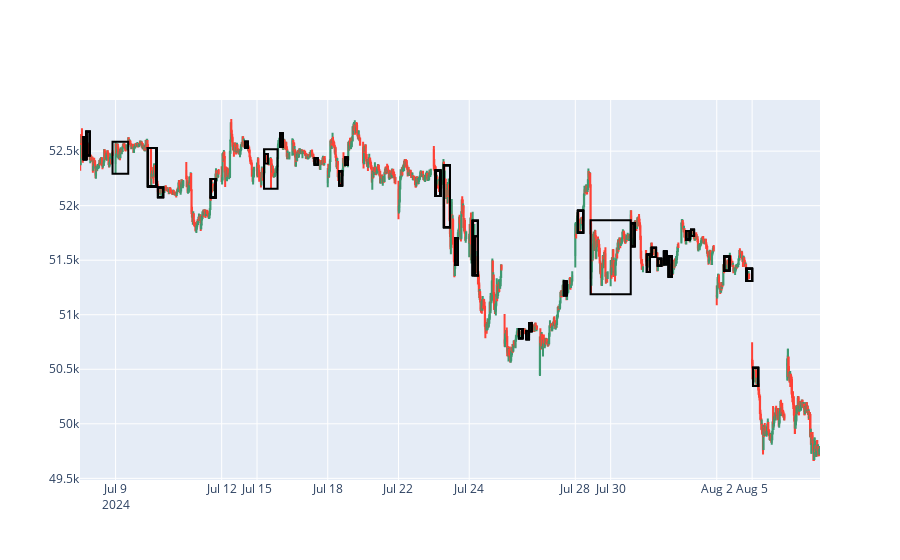

The cell this chart's notebook holds for it:
### Code cell
def detect_consecutive_ibars(df):
    consecutive_ibars = [False] * len(df)
    for i in range(len(df)-1):
        previous_candle = df.iloc[i]

        j = i + 1
        count = 0
        while j < len(df) and \
              (df.iloc[j]['high'] < previous_candle['high']) and \
              (df.iloc[j]['low'] > previous_candle['low']) and \
              (df.iloc[j]['close'] < previous_candle['high']) and \
              (df.iloc[j]['open'] > previous_candle['low']):
            
            count += 1
            j += 1
        
        if count > 3:
            for k in range(i+1, j):
                consecutive_ibars[k] = True
            # Mark the larger candlestick as well
            consecutive_ibars[i] = True
                
    return consecutive_ibars

df['ConsecutiveInsideBars'] = detect_consecutive_ibars(df)


# Plot empty squares around consecutive inside bars
i = 0
while i < len(df):
    if df['ConsecutiveInsideBars'][i]:
        start = i
        while i < len(df) and df['ConsecutiveInsideBars'][i]:
            i += 1
        end = i - 1
        
        # Determine the x0 and x1 values, considering the edge cases
        x0 = df['date'][start - 1] if start > 0 else df['date'][start]
        x1 = df['date'][end + 1] if end < len(df) - 1 else df['date'][end]

        fig.add_shape(type="rect",
                      x0=x0, y0=min(df['low'][start:end+1]),
                      x1=x1, y1=max(df['high'][start:end+1]),
                      line=dict(color="black"),
                      fillcolor="rgba(0,0,0,0)")  # Make the box empty
    else:
        i+=1

# Show the figure
fig.show()

### Figure 1 — Plotly figure (JSON) as saved in the notebook; plotly's stock layout.template omitted (floating-point values rounded to 4 significant figures; data arrays with more than 128 entries replaced by an {"elided": "..."} marker saying what was removed)
{"data": [{"close": {"elided": "1650 float values"}, "high": {"elided": "1650 float values"}, "low": {"elided": "1650 float values"}, "open": {"elided": "1650 float values"}, "type": "candlestick", "x": {"elided": "1650 str values"}}], "layout": {"shapes": [{"fillcolor": "rgba(0,0,0,0)", "line": {"color": "black"}, "type": "rect", "x0": "2024-07-08T09:55:00", "x1": "2024-07-08T10:25:00", "y0": 52420.0, "y1": 52630.0}, {"fillcolor": "rgba(0,0,0,0)", "line": {"color": "black"}, "type": "rect", "x0": "2024-07-08T10:25:00", "x1": "2024-07-08T11:05:00", "y0": 52460.0, "y1": 52680.0}, {"fillcolor": "rgba(0,0,0,0)", "line": {"color": "black"}, "type": "rect", "x0": "2024-07-09T15:25:00", "x1": "2024-07-10T10:20:00", "y0": 52180.0, "y1": 52530.0}, {"fillcolor": "rgba(0,0,0,0)", "line": {"color": "black"}, "type": "rect", "x0": "2024-07-11T13:55:00", "x1": "2024-07-11T14:50:00", "y0": 52070.0, "y1": 52240.0}, {"fillcolor": "rgba(0,0,0,0)", "line": {"color": "black"}, "type": "rect", "x0": "2024-07-15T13:40:00", "x1": "2024-07-15T14:10:00", "y0": 52540.0, "y1": 52660.0}, {"fillcolor": "rgba(0,0,0,0)", "line": {"color": "black"}, "type": "rect", "x0": "2024-07-23T09:35:00", "x1": "2024-07-23T10:30:00", "y0": 52090.0, "y1": 52320.0}, {"fillcolor": "rgba(0,0,0,0)", "line": {"color": "black"}, "type": "rect", "x0": "2024-07-24T10:20:00", "x1": "2024-07-24T10:55:00", "y0": 51360.0, "y1": 51720.0}, {"fillcolor": "rgba(0,0,0,0)", "line": {"color": "black"}, "type": "rect", "x0": "2024-07-25T12:00:00", "x1": "2024-07-25T12:40:00", "y0": 50780.0, "y1": 50870.0}, {"fillcolor": "rgba(0,0,0,0)", "line": {"color": "black"}, "type": "rect", "x0": "2024-07-26T13:50:00", "x1": "2024-07-26T14:20:00", "y0": 51180.0, "y1": 51300.0}, {"fillcolor": "rgba(0,0,0,0)", "line": {"color": "black"}, "type": "rect", "x0": "2024-07-29T09:45:00", "x1": "2024-07-29T10:45:00", "y0": 51750.0, "y1": 51950.0}, {"fillcolor": "rgba(0,0,0,0)", "line": {"color": "black"}, "type": "rect", "x0": "2024-07-30T13:10:00", "x1": "2024-07-30T13:50:00", "y0": 51630.0, "y1": 51840.0}, {"fillcolor": "rgba(0,0,0,0)", "line": {"color": "black"}, "type": "rect", "x0": "2024-07-31T09:25:00", "x1": "2024-07-31T10:00:00", "y0": 51390.0, "y1": 51550.0}, {"fillcolor": "rgba(0,0,0,0)", "line": {"color": "black"}, "type": "rect", "x0": "2024-07-31T12:40:00", "x1": "2024-07-31T13:10:00", "y0": 51460.0, "y1": 51580.0}, {"fillcolor": "rgba(0,0,0,0)", "line": {"color": "black"}, "type": "rect", "x0": "2024-07-31T13:35:00", "x1": "2024-07-31T14:10:00", "y0": 51350.0, "y1": 51530.0}, {"fillcolor": "rgba(0,0,0,0)", "line": {"color": "black"}, "type": "rect", "x0": "2024-08-02T10:40:00", "x1": "2024-08-02T11:40:00", "y0": 51400.0, "y1": 51530.0}, {"fillcolor": "rgba(0,0,0,0)", "line": {"color": "black"}, "type": "rect", "x0": "2024-08-02T14:55:00", "x1": "2024-08-05T09:15:00", "y0": 51310.0, "y1": 51420.0}, {"fillcolor": "rgba(0,0,0,0)", "line": {"color": "black"}, "type": "rect", "x0": "2024-07-08T09:55:00", "x1": "2024-07-08T10:25:00", "y0": 52420.0, "y1": 52630.0}, {"fillcolor": "rgba(0,0,0,0)", "line": {"color": "black"}, "type": "rect", "x0": "2024-07-08T10:25:00", "x1": "2024-07-08T11:05:00", "y0": 52460.0, "y1": 52680.0}, {"fillcolor": "rgba(0,0,0,0)", "line": {"color": "black"}, "type": "rect", "x0": "2024-07-09T15:25:00", "x1": "2024-07-10T10:20:00", "y0": 52180.0, "y1": 52530.0}, {"fillcolor": "rgba(0,0,0,0)", "line": {"color": "black"}, "type": "rect", "x0": "2024-07-11T13:55:00", "x1": "2024-07-11T14:50:00", "y0": 52070.0, "y1": 52240.0}, {"fillcolor": "rgba(0,0,0,0)", "line": {"color": "black"}, "type": "rect", "x0": "2024-07-15T13:40:00", "x1": "2024-07-15T14:10:00", "y0": 52540.0, "y1": 52660.0}, {"fillcolor": "rgba(0,0,0,0)", "line": {"color": "black"}, "type": "rect", "x0": "2024-07-23T09:35:00", "x1": "2024-07-23T10:30:00", "y0": 52090.0, "y1": 52320.0}, {"fillcolor": "rgba(0,0,0,0)", "line": {"color": "black"}, "type": "rect", "x0": "2024-07-24T10:20:00", "x1": "2024-07-24T10:55:00", "y0": 51360.0, "y1": 51720.0}, {"fillcolor": "rgba(0,0,0,0)", "line": {"color": "black"}, "type": "rect", "x0": "2024-07-25T12:00:00", "x1": "2024-07-25T12:40:00", "y0": 50780.0, "y1": 50870.0}, {"fillcolor": "rgba(0,0,0,0)", "line": {"color": "black"}, "type": "rect", "x0": "2024-07-26T13:50:00", "x1": "2024-07-26T14:20:00", "y0": 51180.0, "y1": 51300.0}, {"fillcolor": "rgba(0,0,0,0)", "line": {"color": "black"}, "type": "rect", "x0": "2024-07-29T09:45:00", "x1": "2024-07-29T10:45:00", "y0": 51750.0, "y1": 51950.0}, {"fillcolor": "rgba(0,0,0,0)", "line": {"color": "black"}, "type": "rect", "x0": "2024-07-31T13:35:00", "x1": "2024-07-31T14:10:00", "y0": 51350.0, "y1": 51530.0}, {"fillcolor": "rgba(0,0,0,0)", "line": {"color": "black"}, "type": "rect", "x0": "2024-08-02T14:55:00", "x1": "2024-08-05T09:15:00", "y0": 51310.0, "y1": 51420.0}, {"fillcolor": "rgba(0,0,0,0)", "line": {"color": "black"}, "type": "rect", "x0": "2024-07-08T09:55:00", "x1": "2024-07-08T10:25:00", "y0": 52420.0, "y1": 52630.0}, {"fillcolor": "rgba(0,0,0,0)", "line": {"color": "black"}, "type": "rect", "x0": "2024-07-08T10:25:00", "x1": "2024-07-08T11:05:00", "y0": 52460.0, "y1": 52680.0}, {"fillcolor": "rgba(0,0,0,0)", "line": {"color": "black"}, "type": "rect", "x0": "2024-07-09T15:25:00", "x1": "2024-07-10T10:20:00", "y0": 52180.0, "y1": 52530.0}, {"fillcolor": "rgba(0,0,0,0)", "line": {"color": "black"}, "type": "rect", "x0": "2024-07-11T13:55:00", "x1": "2024-07-11T14:50:00", "y0": 52070.0, "y1": 52240.0}, {"fillcolor": "rgba(0,0,0,0)", "line": {"color": "black"}, "type": "rect", "x0": "2024-07-12T13:45:00", "x1": "2024-07-12T14:15:00", "y0": 52532, "y1": 52590.0}, {"fillcolor": "rgba(0,0,0,0)", "line": {"color": "black"}, "type": "rect", "x0": "2024-07-15T13:40:00", "x1": "2024-07-15T14:10:00", "y0": 52540.0, "y1": 52660.0}, {"fillcolor": "rgba(0,0,0,0)", "line": {"color": "black"}, "type": "rect", "x0": "2024-07-18T11:25:00", "x1": "2024-07-18T12:00:00", "y0": 52190.0, "y1": 52310.0}, {"fillcolor": "rgba(0,0,0,0)", "line": {"color": "black"}, "type": "rect", "x0": "2024-07-18T12:35:00", "x1": "2024-07-18T13:05:00", "y0": 52370.0, "y1": 52440.0}, {"fillcolor": "rgba(0,0,0,0)", "line": {"color": "black"}, "type": "rect", "x0": "2024-07-23T09:35:00", "x1": "2024-07-23T10:30:00", "y0": 52090.0, "y1": 52320.0}, {"fillcolor": "rgba(0,0,0,0)", "line": {"color": "black"}, "type": "rect", "x0": "2024-07-23T11:10:00", "x1": "2024-07-23T12:20:00", "y0": 51800.0, "y1": 52370.0}, {"fillcolor": "rgba(0,0,0,0)", "line": {"color": "black"}, "type": "rect", "x0": "2024-07-23T13:20:00", "x1": "2024-07-23T13:50:00", "y0": 51460.0, "y1": 51700.0}, {"fillcolor": "rgba(0,0,0,0)", "line": {"color": "black"}, "type": "rect", "x0": "2024-07-24T09:55:00", "x1": "2024-07-24T10:55:00", "y0": 51360.0, "y1": 51860.0}, {"fillcolor": "rgba(0,0,0,0)", "line": {"color": "black"}, "type": "rect", "x0": "2024-07-25T12:00:00", "x1": "2024-07-25T12:40:00", "y0": 50780.0, "y1": 50870.0}, {"fillcolor": "rgba(0,0,0,0)", "line": {"color": "black"}, "type": "rect", "x0": "2024-07-25T13:25:00", "x1": "2024-07-25T13:55:00", "y0": 50780.0, "y1": 50850.0}, {"fillcolor": "rgba(0,0,0,0)", "line": {"color": "black"}, "type": "rect", "x0": "2024-07-25T13:55:00", "x1": "2024-07-25T14:25:00", "y0": 50850.0, "y1": 50920.0}, {"fillcolor": "rgba(0,0,0,0)", "line": {"color": "black"}, "type": "rect", "x0": "2024-07-26T13:50:00", "x1": "2024-07-26T14:20:00", "y0": 51180.0, "y1": 51300.0}, {"fillcolor": "rgba(0,0,0,0)", "line": {"color": "black"}, "type": "rect", "x0": "2024-07-29T09:45:00", "x1": "2024-07-29T10:45:00", "y0": 51750.0, "y1": 51950.0}, {"fillcolor": "rgba(0,0,0,0)", "line": {"color": "black"}, "type": "rect", "x0": "2024-07-30T13:10:00", "x1": "2024-07-30T13:50:00", "y0": 51630.0, "y1": 51840.0}, {"fillcolor": "rgba(0,0,0,0)", "line": {"color": "black"}, "type": "rect", "x0": "2024-07-31T09:25:00", "x1": "2024-07-31T10:00:00", "y0": 51390.0, "y1": 51550.0}, {"fillcolor": "rgba(0,0,0,0)", "line": {"color": "black"}, "type": "rect", "x0": "2024-07-31T11:30:00", "x1": "2024-07-31T12:10:00", "y0": 51450.0, "y1": 51510.0}, {"fillcolor": "rgba(0,0,0,0)", "line": {"color": "black"}, "type": "rect", "x0": "2024-07-31T12:40:00", "x1": "2024-07-31T13:10:00", "y0": 51460.0, "y1": 51580.0}, {"fillcolor": "rgba(0,0,0,0)", "line": {"color": "black"}, "type": "rect", "x0": "2024-07-31T13:35:00", "x1": "2024-07-31T14:10:00", "y0": 51350.0, "y1": 51530.0}, {"fillcolor": "rgba(0,0,0,0)", "line": {"color": "black"}, "type": "rect", "x0": "2024-08-01T10:10:00", "x1": "2024-08-01T10:50:00", "y0": 51690.0, "y1": 51770.0}, {"fillcolor": "rgba(0,0,0,0)", "line": {"color": "black"}, "type": "rect", "x0": "2024-08-01T11:05:00", "x1": "2024-08-01T11:40:00", "y0": 51720.0, "y1": 51780.0}, {"fillcolor": "rgba(0,0,0,0)", "line": {"color": "black"}, "type": "rect", "x0": "2024-08-02T10:40:00", "x1": "2024-08-02T11:40:00", "y0": 51400.0, "y1": 51530.0}, {"fillcolor": "rgba(0,0,0,0)", "line": {"color": "black"}, "type": "rect", "x0": "2024-08-02T14:55:00", "x1": "2024-08-05T09:15:00", "y0": 51310.0, "y1": 51420.0}, {"fillcolor": "rgba(0,0,0,0)", "line": {"color": "black"}, "type": "rect", "x0": "2024-07-08T09:55:00", "x1": "2024-07-08T10:25:00", "y0": 52420.0, "y1": 52630.0}, {"fillcolor": "rgba(0,0,0,0)", "line": {"color": "black"}, "type": "rect", "x0": "2024-07-08T10:25:00", "x1": "2024-07-08T11:05:00", "y0": 52460.0, "y1": 52680.0}, {"fillcolor": "rgba(0,0,0,0)", "line": {"color": "black"}, "type": "rect", "x0": "2024-07-09T15:25:00", "x1": "2024-07-10T10:20:00", "y0": 52180.0, "y1": 52530.0}, {"fillcolor": "rgba(0,0,0,0)", "line": {"color": "black"}, "type": "rect", "x0": "2024-07-10T10:35:00", "x1": "2024-07-10T11:35:00", "y0": 52080.0, "y1": 52170.0}, {"fillcolor": "rgba(0,0,0,0)", "line": {"color": "black"}, "type": "rect", "x0": "2024-07-11T13:55:00", "x1": "2024-07-11T14:50:00", "y0": 52070.0, "y1": 52240.0}, {"fillcolor": "rgba(0,0,0,0)", "line": {"color": "black"}, "type": "rect", "x0": "2024-07-12T13:45:00", "x1": "2024-07-12T14:15:00", "y0": 52532, "y1": 52590.0}, {"fillcolor": "rgba(0,0,0,0)", "line": {"color": "black"}, "type": "rect", "x0": "2024-07-15T10:45:00", "x1": "2024-07-15T11:20:00", "y0": 52390.0, "y1": 52470.0}, {"fillcolor": "rgba(0,0,0,0)", "line": {"color": "black"}, "type": "rect", "x0": "2024-07-15T13:40:00", "x1": "2024-07-15T14:10:00", "y0": 52540.0, "y1": 52660.0}, {"fillcolor": "rgba(0,0,0,0)", "line": {"color": "black"}, "type": "rect", "x0": "2024-07-16T13:30:00", "x1": "2024-07-16T14:05:00", "y0": 52380.0, "y1": 52430.0}, {"fillcolor": "rgba(0,0,0,0)", "line": {"color": "black"}, "type": "rect", "x0": "2024-07-18T11:25:00", "x1": "2024-07-18T12:00:00", "y0": 52190.0, "y1": 52310.0}, {"fillcolor": "rgba(0,0,0,0)", "line": {"color": "black"}, "type": "rect", "x0": "2024-07-18T12:35:00", "x1": "2024-07-18T13:05:00", "y0": 52370.0, "y1": 52440.0}, {"fillcolor": "rgba(0,0,0,0)", "line": {"color": "black"}, "type": "rect", "x0": "2024-07-23T09:35:00", "x1": "2024-07-23T10:30:00", "y0": 52090.0, "y1": 52320.0}, {"fillcolor": "rgba(0,0,0,0)", "line": {"color": "black"}, "type": "rect", "x0": "2024-07-23T11:10:00", "x1": "2024-07-23T12:20:00", "y0": 51800.0, "y1": 52370.0}, {"fillcolor": "rgba(0,0,0,0)", "line": {"color": "black"}, "type": "rect", "x0": "2024-07-23T13:20:00", "x1": "2024-07-23T13:50:00", "y0": 51460.0, "y1": 51700.0}, {"fillcolor": "rgba(0,0,0,0)", "line": {"color": "black"}, "type": "rect", "x0": "2024-07-24T09:55:00", "x1": "2024-07-24T10:55:00", "y0": 51360.0, "y1": 51860.0}, {"fillcolor": "rgba(0,0,0,0)", "line": {"color": "black"}, "type": "rect", "x0": "2024-07-25T12:00:00", "x1": "2024-07-25T12:40:00", "y0": 50780.0, "y1": 50870.0}, {"fillcolor": "rgba(0,0,0,0)", "line": {"color": "black"}, "type": "rect", "x0": "2024-07-25T13:25:00", "x1": "2024-07-25T13:55:00", "y0": 50780.0, "y1": 50850.0}, {"fillcolor": "rgba(0,0,0,0)", "line": {"color": "black"}, "type": "rect", "x0": "2024-07-25T13:55:00", "x1": "2024-07-25T14:25:00", "y0": 50850.0, "y1": 50920.0}, {"fillcolor": "rgba(0,0,0,0)", "line": {"color": "black"}, "type": "rect", "x0": "2024-07-26T13:50:00", "x1": "2024-07-26T14:20:00", "y0": 51180.0, "y1": 51300.0}, {"fillcolor": "rgba(0,0,0,0)", "line": {"color": "black"}, "type": "rect", "x0": "2024-07-29T09:45:00", "x1": "2024-07-29T10:45:00", "y0": 51750.0, "y1": 51950.0}, {"fillcolor": "rgba(0,0,0,0)", "line": {"color": "black"}, "type": "rect", "x0": "2024-07-30T13:10:00", "x1": "2024-07-30T13:50:00", "y0": 51630.0, "y1": 51840.0}, {"fillcolor": "rgba(0,0,0,0)", "line": {"color": "black"}, "type": "rect", "x0": "2024-07-31T09:25:00", "x1": "2024-07-31T10:00:00", "y0": 51390.0, "y1": 51550.0}, {"fillcolor": "rgba(0,0,0,0)", "line": {"color": "black"}, "type": "rect", "x0": "2024-07-31T10:20:00", "x1": "2024-07-31T11:10:00", "y0": 51530.0, "y1": 51610.0}, {"fillcolor": "rgba(0,0,0,0)", "line": {"color": "black"}, "type": "rect", "x0": "2024-07-31T11:30:00", "x1": "2024-07-31T12:10:00", "y0": 51450.0, "y1": 51510.0}, {"fillcolor": "rgba(0,0,0,0)", "line": {"color": "black"}, "type": "rect", "x0": "2024-07-31T12:40:00", "x1": "2024-07-31T13:10:00", "y0": 51460.0, "y1": 51580.0}, {"fillcolor": "rgba(0,0,0,0)", "line": {"color": "black"}, "type": "rect", "x0": "2024-07-31T13:35:00", "x1": "2024-07-31T14:10:00", "y0": 51350.0, "y1": 51530.0}, {"fillcolor": "rgba(0,0,0,0)", "line": {"color": "black"}, "type": "rect", "x0": "2024-08-01T10:10:00", "x1": "2024-08-01T10:50:00", "y0": 51690.0, "y1": 51770.0}, {"fillcolor": "rgba(0,0,0,0)", "line": {"color": "black"}, "type": "rect", "x0": "2024-08-01T11:05:00", "x1": "2024-08-01T11:40:00", "y0": 51720.0, "y1": 51780.0}, {"fillcolor": "rgba(0,0,0,0)", "line": {"color": "black"}, "type": "rect", "x0": "2024-08-02T10:40:00", "x1": "2024-08-02T11:40:00", "y0": 51400.0, "y1": 51530.0}, {"fillcolor": "rgba(0,0,0,0)", "line": {"color": "black"}, "type": "rect", "x0": "2024-08-02T14:55:00", "x1": "2024-08-05T09:15:00", "y0": 51310.0, "y1": 51420.0}, {"fillcolor": "rgba(0,0,0,0)", "line": {"color": "black"}, "type": "rect", "x0": "2024-08-05T09:25:00", "x1": "2024-08-05T10:25:00", "y0": 50350.0, "y1": 50510.0}, {"fillcolor": "rgba(0,0,0,0)", "line": {"color": "black"}, "type": "rect", "x0": "2024-07-08T09:55:00", "x1": "2024-07-08T10:25:00", "y0": 52420.0, "y1": 52630.0}, {"fillcolor": "rgba(0,0,0,0)", "line": {"color": "black"}, "type": "rect", "x0": "2024-07-08T10:25:00", "x1": "2024-07-08T11:05:00", "y0": 52460.0, "y1": 52680.0}, {"fillcolor": "rgba(0,0,0,0)", "line": {"color": "black"}, "type": "rect", "x0": "2024-07-09T15:25:00", "x1": "2024-07-10T10:20:00", "y0": 52180.0, "y1": 52530.0}, {"fillcolor": "rgba(0,0,0,0)", "line": {"color": "black"}, "type": "rect", "x0": "2024-07-10T10:35:00", "x1": "2024-07-10T11:35:00", "y0": 52080.0, "y1": 52170.0}, {"fillcolor": "rgba(0,0,0,0)", "line": {"color": "black"}, "type": "rect", "x0": "2024-07-11T13:55:00", "x1": "2024-07-11T14:50:00", "y0": 52070.0, "y1": 52240.0}, {"fillcolor": "rgba(0,0,0,0)", "line": {"color": "black"}, "type": "rect", "x0": "2024-07-12T13:45:00", "x1": "2024-07-12T14:15:00", "y0": 52532, "y1": 52590.0}, {"fillcolor": "rgba(0,0,0,0)", "line": {"color": "black"}, "type": "rect", "x0": "2024-07-15T13:40:00", "x1": "2024-07-15T14:10:00", "y0": 52540.0, "y1": 52660.0}, {"fillcolor": "rgba(0,0,0,0)", "line": {"color": "black"}, "type": "rect", "x0": "2024-07-16T13:30:00", "x1": "2024-07-16T14:05:00", "y0": 52380.0, "y1": 52430.0}, {"fillcolor": "rgba(0,0,0,0)", "line": {"color": "black"}, "type": "rect", "x0": "2024-07-18T11:25:00", "x1": "2024-07-18T12:00:00", "y0": 52190.0, "y1": 52310.0}, {"fillcolor": "rgba(0,0,0,0)", "line": {"color": "black"}, "type": "rect", "x0": "2024-07-18T12:35:00", "x1": "2024-07-18T13:05:00", "y0": 52370.0, "y1": 52440.0}, {"fillcolor": "rgba(0,0,0,0)", "line": {"color": "black"}, "type": "rect", "x0": "2024-07-23T09:35:00", "x1": "2024-07-23T10:30:00", "y0": 52090.0, "y1": 52320.0}, {"fillcolor": "rgba(0,0,0,0)", "line": {"color": "black"}, "type": "rect", "x0": "2024-07-23T11:10:00", "x1": "2024-07-23T12:20:00", "y0": 51800.0, "y1": 52370.0}, {"fillcolor": "rgba(0,0,0,0)", "line": {"color": "black"}, "type": "rect", "x0": "2024-07-23T13:20:00", "x1": "2024-07-23T13:50:00", "y0": 51460.0, "y1": 51700.0}, {"fillcolor": "rgba(0,0,0,0)", "line": {"color": "black"}, "type": "rect", "x0": "2024-07-24T09:55:00", "x1": "2024-07-24T10:55:00", "y0": 51360.0, "y1": 51860.0}, {"fillcolor": "rgba(0,0,0,0)", "line": {"color": "black"}, "type": "rect", "x0": "2024-07-25T12:00:00", "x1": "2024-07-25T12:40:00", "y0": 50780.0, "y1": 50870.0}, {"fillcolor": "rgba(0,0,0,0)", "line": {"color": "black"}, "type": "rect", "x0": "2024-07-25T13:25:00", "x1": "2024-07-25T13:55:00", "y0": 50780.0, "y1": 50850.0}, {"fillcolor": "rgba(0,0,0,0)", "line": {"color": "black"}, "type": "rect", "x0": "2024-07-25T13:55:00", "x1": "2024-07-25T14:25:00", "y0": 50850.0, "y1": 50920.0}, {"fillcolor": "rgba(0,0,0,0)", "line": {"color": "black"}, "type": "rect", "x0": "2024-07-26T13:50:00", "x1": "2024-07-26T14:20:00", "y0": 51180.0, "y1": 51300.0}, {"fillcolor": "rgba(0,0,0,0)", "line": {"color": "black"}, "type": "rect", "x0": "2024-07-29T09:45:00", "x1": "2024-07-29T10:45:00", "y0": 51750.0, "y1": 51950.0}, {"fillcolor": "rgba(0,0,0,0)", "line": {"color": "black"}, "type": "rect", "x0": "2024-07-30T13:10:00", "x1": "2024-07-30T13:50:00", "y0": 51630.0, "y1": 51840.0}, {"fillcolor": "rgba(0,0,0,0)", "line": {"color": "black"}, "type": "rect", "x0": "2024-07-31T09:25:00", "x1": "2024-07-31T10:00:00", "y0": 51390.0, "y1": 51550.0}, {"fillcolor": "rgba(0,0,0,0)", "line": {"color": "black"}, "type": "rect", "x0": "2024-07-31T10:20:00", "x1": "2024-07-31T11:10:00", "y0": 51530.0, "y1": 51610.0}, {"fillcolor": "rgba(0,0,0,0)", "line": {"color": "black"}, "type": "rect", "x0": "2024-07-31T11:30:00", "x1": "2024-07-31T12:10:00", "y0": 51450.0, "y1": 51510.0}, {"fillcolor": "rgba(0,0,0,0)", "line": {"color": "black"}, "type": "rect", "x0": "2024-07-31T12:40:00", "x1": "2024-07-31T13:10:00", "y0": 51460.0, "y1": 51580.0}, {"fillcolor": "rgba(0,0,0,0)", "line": {"color": "black"}, "type": "rect", "x0": "2024-07-31T13:35:00", "x1": "2024-07-31T14:10:00", "y0": 51350.0, "y1": 51530.0}, {"fillcolor": "rgba(0,0,0,0)", "line": {"color": "black"}, "type": "rect", "x0": "2024-08-01T10:10:00", "x1": "2024-08-01T10:50:00", "y0": 51690.0, "y1": 51770.0}, {"fillcolor": "rgba(0,0,0,0)", "line": {"color": "black"}, "type": "rect", "x0": "2024-08-01T11:05:00", "x1": "2024-08-01T11:40:00", "y0": 51720.0, "y1": 51780.0}, {"fillcolor": "rgba(0,0,0,0)", "line": {"color": "black"}, "type": "rect", "x0": "2024-08-02T10:40:00", "x1": "2024-08-02T11:40:00", "y0": 51400.0, "y1": 51530.0}, {"fillcolor": "rgba(0,0,0,0)", "line": {"color": "black"}, "type": "rect", "x0": "2024-08-02T14:55:00", "x1": "2024-08-05T09:15:00", "y0": 51310.0, "y1": 51420.0}, {"fillcolor": "rgba(0,0,0,0)", "line": {"color": "black"}, "type": "rect", "x0": "2024-08-05T09:25:00", "x1": "2024-08-05T10:25:00", "y0": 50350.0, "y1": 50510.0}, {"fillcolor": "rgba(0,0,0,0)", "line": {"color": "black"}, "type": "rect", "x0": "2024-07-08T09:55:00", "x1": "2024-07-08T10:25:00", "y0": 52420.0, "y1": 52630.0}, {"fillcolor": "rgba(0,0,0,0)", "line": {"color": "black"}, "type": "rect", "x0": "2024-07-08T10:25:00", "x1": "2024-07-08T11:05:00", "y0": 52460.0, "y1": 52680.0}, {"fillcolor": "rgba(0,0,0,0)", "line": {"color": "black"}, "type": "rect", "x0": "2024-07-09T15:25:00", "x1": "2024-07-10T10:20:00", "y0": 52180.0, "y1": 52530.0}, {"fillcolor": "rgba(0,0,0,0)", "line": {"color": "black"}, "type": "rect", "x0": "2024-07-10T10:35:00", "x1": "2024-07-10T11:35:00", "y0": 52080.0, "y1": 52170.0}, {"fillcolor": "rgba(0,0,0,0)", "line": {"color": "black"}, "type": "rect", "x0": "2024-07-11T13:55:00", "x1": "2024-07-11T14:50:00", "y0": 52070.0, "y1": 52240.0}, {"fillcolor": "rgba(0,0,0,0)", "line": {"color": "black"}, "type": "rect", "x0": "2024-07-12T13:45:00", "x1": "2024-07-12T14:15:00", "y0": 52532, "y1": 52590.0}, {"fillcolor": "rgba(0,0,0,0)", "line": {"color": "black"}, "type": "rect", "x0": "2024-07-15T13:40:00", "x1": "2024-07-15T14:10:00", "y0": 52540.0, "y1": 52660.0}, {"fillcolor": "rgba(0,0,0,0)", "line": {"color": "black"}, "type": "rect", "x0": "2024-07-16T13:30:00", "x1": "2024-07-16T14:05:00", "y0": 52380.0, "y1": 52430.0}, {"fillcolor": "rgba(0,0,0,0)", "line": {"color": "black"}, "type": "rect", "x0": "2024-07-18T11:25:00", "x1": "2024-07-18T12:00:00", "y0": 52190.0, "y1": 52310.0}, {"fillcolor": "rgba(0,0,0,0)", "line": {"color": "black"}, "type": "rect", "x0": "2024-07-18T12:35:00", "x1": "2024-07-18T13:05:00", "y0": 52370.0, "y1": 52440.0}, {"fillcolor": "rgba(0,0,0,0)", "line": {"color": "black"}, "type": "rect", "x0": "2024-07-23T09:35:00", "x1": "2024-07-23T10:30:00", "y0": 52090.0, "y1": 52320.0}, {"fillcolor": "rgba(0,0,0,0)", "line": {"color": "black"}, "type": "rect", "x0": "2024-07-23T11:10:00", "x1": "2024-07-23T12:20:00", "y0": 51800.0, "y1": 52370.0}, {"fillcolor": "rgba(0,0,0,0)", "line": {"color": "black"}, "type": "rect", "x0": "2024-07-23T13:20:00", "x1": "2024-07-23T13:50:00", "y0": 51460.0, "y1": 51700.0}, {"fillcolor": "rgba(0,0,0,0)", "line": {"color": "black"}, "type": "rect", "x0": "2024-07-24T09:55:00", "x1": "2024-07-24T10:55:00", "y0": 51360.0, "y1": 51860.0}, {"fillcolor": "rgba(0,0,0,0)", "line": {"color": "black"}, "type": "rect", "x0": "2024-07-25T12:00:00", "x1": "2024-07-25T12:40:00", "y0": 50780.0, "y1": 50870.0}, {"fillcolor": "rgba(0,0,0,0)", "line": {"color": "black"}, "type": "rect", "x0": "2024-07-25T13:25:00", "x1": "2024-07-25T13:55:00", "y0": 50780.0, "y1": 50850.0}, {"fillcolor": "rgba(0,0,0,0)", "line": {"color": "black"}, "type": "rect", "x0": "2024-07-25T13:55:00", "x1": "2024-07-25T14:25:00", "y0": 50850.0, "y1": 50920.0}, {"fillcolor": "rgba(0,0,0,0)", "line": {"color": "black"}, "type": "rect", "x0": "2024-07-26T13:50:00", "x1": "2024-07-26T14:20:00", "y0": 51180.0, "y1": 51300.0}, {"fillcolor": "rgba(0,0,0,0)", "line": {"color": "black"}, "type": "rect", "x0": "2024-07-29T09:45:00", "x1": "2024-07-29T10:45:00", "y0": 51750.0, "y1": 51950.0}, {"fillcolor": "rgba(0,0,0,0)", "line": {"color": "black"}, "type": "rect", "x0": "2024-07-30T13:10:00", "x1": "2024-07-30T13:50:00", "y0": 51630.0, "y1": 51840.0}, {"fillcolor": "rgba(0,0,0,0)", "line": {"color": "black"}, "type": "rect", "x0": "2024-07-31T09:25:00", "x1": "2024-07-31T10:00:00", "y0": 51390.0, "y1": 51550.0}, {"fillcolor": "rgba(0,0,0,0)", "line": {"color": "black"}, "type": "rect", "x0": "2024-07-31T10:20:00", "x1": "2024-07-31T11:10:00", "y0": 51530.0, "y1": 51610.0}, {"fillcolor": "rgba(0,0,0,0)", "line": {"color": "black"}, "type": "rect", "x0": "2024-07-31T11:30:00", "x1": "2024-07-31T12:10:00", "y0": 51450.0, "y1": 51510.0}, {"fillcolor": "rgba(0,0,0,0)", "line": {"color": "black"}, "type": "rect", "x0": "2024-07-31T12:40:00", "x1": "2024-07-31T13:10:00", "y0": 51460.0, "y1": 51580.0}, {"fillcolor": "rgba(0,0,0,0)", "line": {"color": "black"}, "type": "rect", "x0": "2024-07-31T13:35:00", "x1": "2024-07-31T14:10:00", "y0": 51350.0, "y1": 51530.0}, {"fillcolor": "rgba(0,0,0,0)", "line": {"color": "black"}, "type": "rect", "x0": "2024-08-01T10:10:00", "x1": "2024-08-01T10:50:00", "y0": 51690.0, "y1": 51770.0}, {"fillcolor": "rgba(0,0,0,0)", "line": {"color": "black"}, "type": "rect", "x0": "2024-08-01T11:05:00", "x1": "2024-08-01T11:40:00", "y0": 51720.0, "y1": 51780.0}, {"fillcolor": "rgba(0,0,0,0)", "line": {"color": "black"}, "type": "rect", "x0": "2024-08-02T10:40:00", "x1": "2024-08-02T11:40:00", "y0": 51400.0, "y1": 51530.0}, {"fillcolor": "rgba(0,0,0,0)", "line": {"color": "black"}, "type": "rect", "x0": "2024-08-02T14:55:00", "x1": "2024-08-05T09:15:00", "y0": 51310.0, "y1": 51420.0}, {"fillcolor": "rgba(0,0,0,0)", "line": {"color": "black"}, "type": "rect", "x0": "2024-08-05T09:25:00", "x1": "2024-08-05T10:25:00", "y0": 50350.0, "y1": 50510.0}, {"fillcolor": "rgba(0,0,0,0)", "line": {"color": "black"}, "type": "rect", "x0": "2024-07-08T09:55:00", "x1": "2024-07-08T10:25:00", "y0": 52420.0, "y1": 52630.0}, {"fillcolor": "rgba(0,0,0,0)", "line": {"color": "black"}, "type": "rect", "x0": "2024-07-08T10:25:00", "x1": "2024-07-08T11:05:00", "y0": 52460.0, "y1": 52680.0}, {"fillcolor": "rgba(0,0,0,0)", "line": {"color": "black"}, "type": "rect", "x0": "2024-07-08T15:25:00", "x1": "2024-07-09T11:40:00", "y0": 52290.0, "y1": 52590.0}, {"fillcolor": "rgba(0,0,0,0)", "line": {"color": "black"}, "type": "rect", "x0": "2024-07-09T15:25:00", "x1": "2024-07-10T10:20:00", "y0": 52180.0, "y1": 52530.0}, {"fillcolor": "rgba(0,0,0,0)", "line": {"color": "black"}, "type": "rect", "x0": "2024-07-10T10:35:00", "x1": "2024-07-10T11:35:00", "y0": 52080.0, "y1": 52170.0}, {"fillcolor": "rgba(0,0,0,0)", "line": {"color": "black"}, "type": "rect", "x0": "2024-07-11T13:55:00", "x1": "2024-07-11T14:50:00", "y0": 52070.0, "y1": 52240.0}, {"fillcolor": "rgba(0,0,0,0)", "line": {"color": "black"}, "type": "rect", "x0": "2024-07-12T13:45:00", "x1": "2024-07-12T14:15:00", "y0": 52532, "y1": 52590.0}, {"fillcolor": "rgba(0,0,0,0)", "line": {"color": "black"}, "type": "rect", "x0": "2024-07-15T10:35:00", "x1": "2024-07-15T13:10:00", "y0": 52154, "y1": 52520.0}, {"fillcolor": "rgba(0,0,0,0)", "line": {"color": "black"}, "type": "rect", "x0": "2024-07-15T13:40:00", "x1": "2024-07-15T14:10:00", "y0": 52540.0, "y1": 52660.0}, {"fillcolor": "rgba(0,0,0,0)", "line": {"color": "black"}, "type": "rect", "x0": "2024-07-16T13:30:00", "x1": "2024-07-16T14:05:00", "y0": 52380.0, "y1": 52430.0}, {"fillcolor": "rgba(0,0,0,0)", "line": {"color": "black"}, "type": "rect", "x0": "2024-07-18T11:25:00", "x1": "2024-07-18T12:00:00", "y0": 52190.0, "y1": 52310.0}, {"fillcolor": "rgba(0,0,0,0)", "line": {"color": "black"}, "type": "rect", "x0": "2024-07-18T12:35:00", "x1": "2024-07-18T13:05:00", "y0": 52370.0, "y1": 52440.0}, {"fillcolor": "rgba(0,0,0,0)", "line": {"color": "black"}, "type": "rect", "x0": "2024-07-23T09:35:00", "x1": "2024-07-23T10:30:00", "y0": 52090.0, "y1": 52320.0}, {"fillcolor": "rgba(0,0,0,0)", "line": {"color": "black"}, "type": "rect", "x0": "2024-07-23T11:10:00", "x1": "2024-07-23T12:20:00", "y0": 51800.0, "y1": 52370.0}, {"fillcolor": "rgba(0,0,0,0)", "line": {"color": "black"}, "type": "rect", "x0": "2024-07-23T13:20:00", "x1": "2024-07-23T13:50:00", "y0": 51460.0, "y1": 51700.0}, {"fillcolor": "rgba(0,0,0,0)", "line": {"color": "black"}, "type": "rect", "x0": "2024-07-24T09:55:00", "x1": "2024-07-24T10:55:00", "y0": 51360.0, "y1": 51860.0}, {"fillcolor": "rgba(0,0,0,0)", "line": {"color": "black"}, "type": "rect", "x0": "2024-07-25T12:00:00", "x1": "2024-07-25T12:40:00", "y0": 50780.0, "y1": 50870.0}, {"fillcolor": "rgba(0,0,0,0)", "line": {"color": "black"}, "type": "rect", "x0": "2024-07-25T13:25:00", "x1": "2024-07-25T13:55:00", "y0": 50780.0, "y1": 50850.0}, {"fillcolor": "rgba(0,0,0,0)", "line": {"color": "black"}, "type": "rect", "x0": "2024-07-25T13:55:00", "x1": "2024-07-25T14:25:00", "y0": 50850.0, "y1": 50920.0}, {"fillcolor": "rgba(0,0,0,0)", "line": {"color": "black"}, "type": "rect", "x0": "2024-07-26T13:50:00", "x1": "2024-07-26T14:20:00", "y0": 51180.0, "y1": 51300.0}, {"fillcolor": "rgba(0,0,0,0)", "line": {"color": "black"}, "type": "rect", "x0": "2024-07-29T09:45:00", "x1": "2024-07-29T10:45:00", "y0": 51750.0, "y1": 51950.0}, {"fillcolor": "rgba(0,0,0,0)", "line": {"color": "black"}, "type": "rect", "x0": "2024-07-29T12:10:00", "x1": "2024-07-30T13:05:00", "y0": 51190.0, "y1": 51870.0}, {"fillcolor": "rgba(0,0,0,0)", "line": {"color": "black"}, "type": "rect", "x0": "2024-07-30T13:10:00", "x1": "2024-07-30T13:50:00", "y0": 51630.0, "y1": 51840.0}, {"fillcolor": "rgba(0,0,0,0)", "line": {"color": "black"}, "type": "rect", "x0": "2024-07-31T09:25:00", "x1": "2024-07-31T10:00:00", "y0": 51390.0, "y1": 51550.0}, {"fillcolor": "rgba(0,0,0,0)", "line": {"color": "black"}, "type": "rect", "x0": "2024-07-31T10:20:00", "x1": "2024-07-31T11:10:00", "y0": 51530.0, "y1": 51610.0}, {"fillcolor": "rgba(0,0,0,0)", "line": {"color": "black"}, "type": "rect", "x0": "2024-07-31T11:30:00", "x1": "2024-07-31T12:10:00", "y0": 51450.0, "y1": 51510.0}, {"fillcolor": "rgba(0,0,0,0)", "line": {"color": "black"}, "type": "rect", "x0": "2024-07-31T12:40:00", "x1": "2024-07-31T13:10:00", "y0": 51460.0, "y1": 51580.0}, {"fillcolor": "rgba(0,0,0,0)", "line": {"color": "black"}, "type": "rect", "x0": "2024-07-31T13:35:00", "x1": "2024-07-31T14:10:00", "y0": 51350.0, "y1": 51530.0}, {"fillcolor": "rgba(0,0,0,0)", "line": {"color": "black"}, "type": "rect", "x0": "2024-08-01T10:10:00", "x1": "2024-08-01T10:50:00", "y0": 51690.0, "y1": 51770.0}, {"fillcolor": "rgba(0,0,0,0)", "line": {"color": "black"}, "type": "rect", "x0": "2024-08-01T11:05:00", "x1": "2024-08-01T11:40:00", "y0": 51720.0, "y1": 51780.0}, {"fillcolor": "rgba(0,0,0,0)", "line": {"color": "black"}, "type": "rect", "x0": "2024-08-02T10:40:00", "x1": "2024-08-02T11:40:00", "y0": 51400.0, "y1": 51530.0}, {"fillcolor": "rgba(0,0,0,0)", "line": {"color": "black"}, "type": "rect", "x0": "2024-08-02T14:55:00", "x1": "2024-08-05T09:15:00", "y0": 51310.0, "y1": 51420.0}, {"fillcolor": "rgba(0,0,0,0)", "line": {"color": "black"}, "type": "rect", "x0": "2024-08-05T09:25:00", "x1": "2024-08-05T10:25:00", "y0": 50350.0, "y1": 50510.0}], "xaxis": {"rangebreaks": [{"bounds": [16, 9.25], "pattern": "hour"}, {"values": ["2024-07-13T09:15:00", "2024-07-14T09:15:00", "2024-07-17T09:15:00", "2024-07-20T09:15:00", "2024-07-21T09:15:00", "2024-07-27T09:15:00", "2024-07-28T09:15:00", "2024-08-03T09:15:00", "2024-08-04T09:15:00"]}], "rangeslider": {"visible": false}}}}
